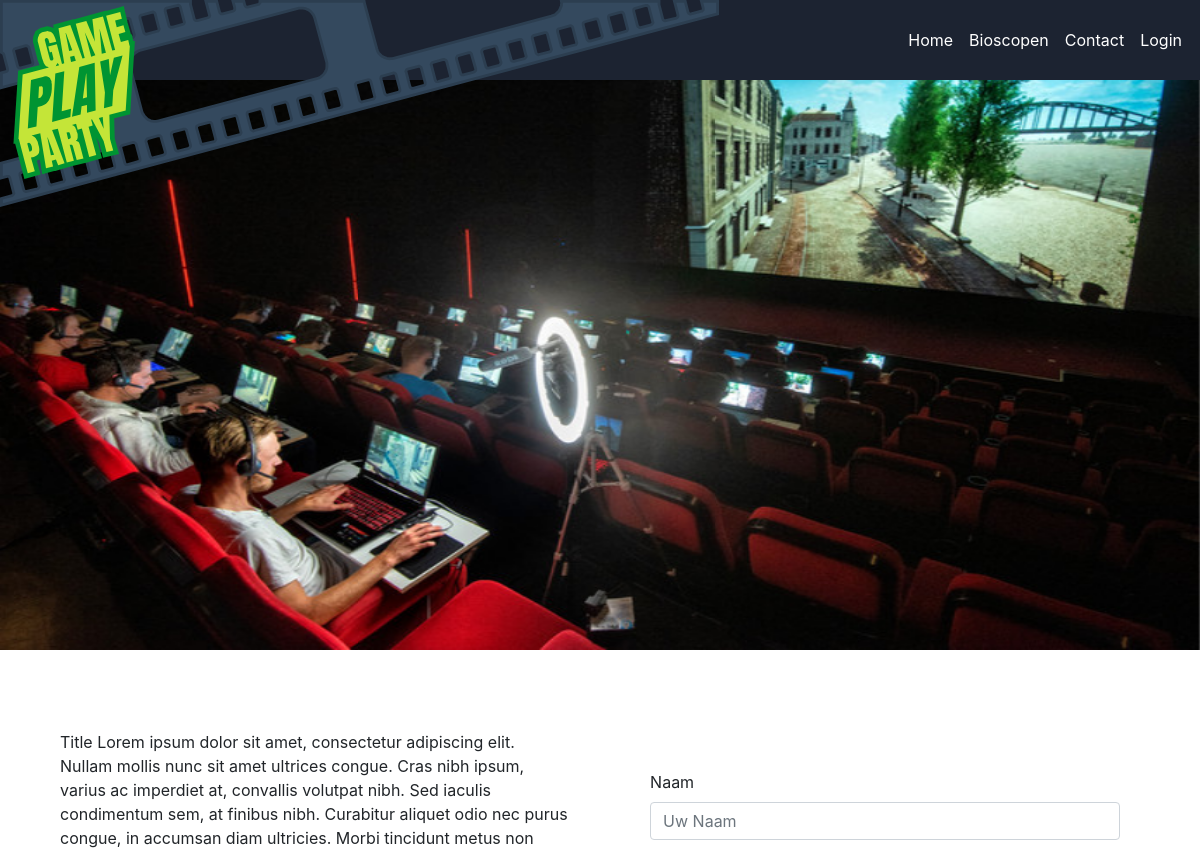
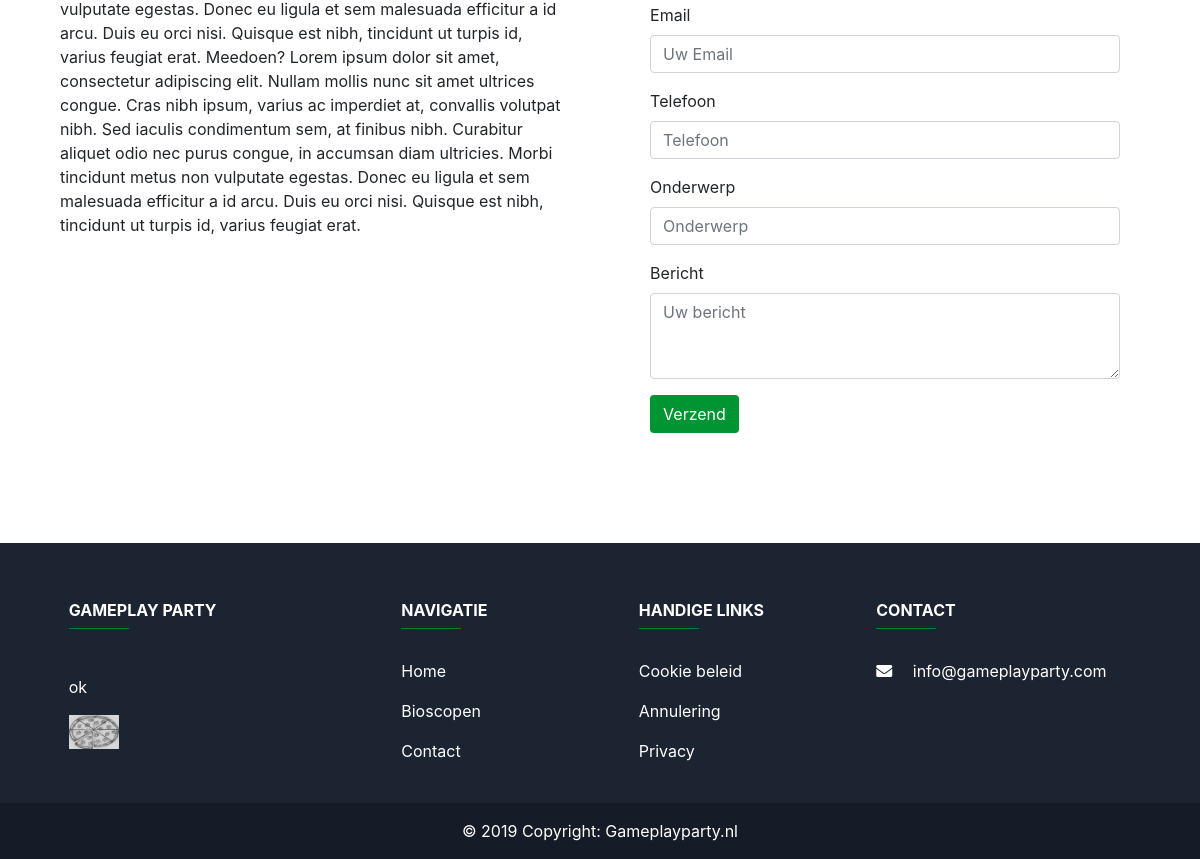
Page /?request=contact on the earlier database version (2 pictures, top to bottom).
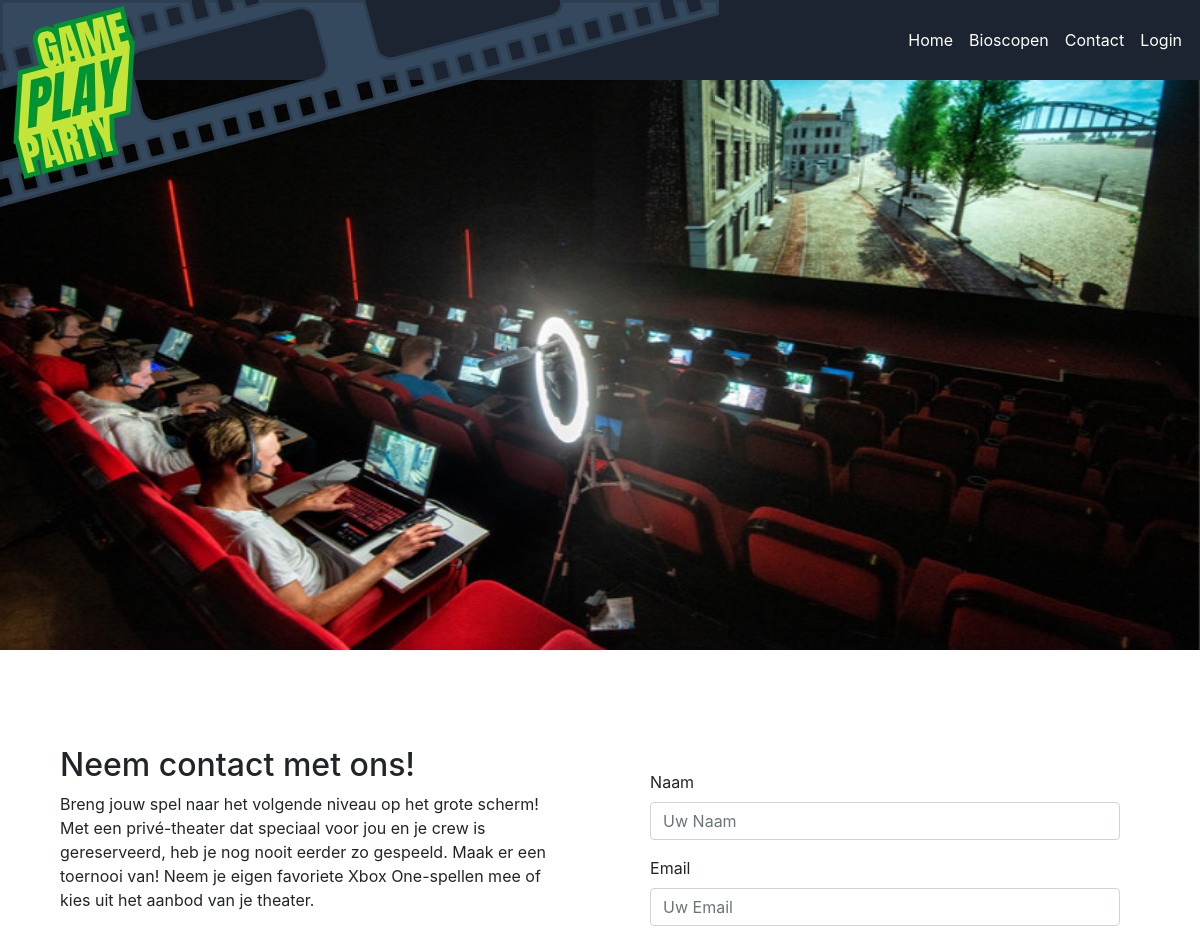
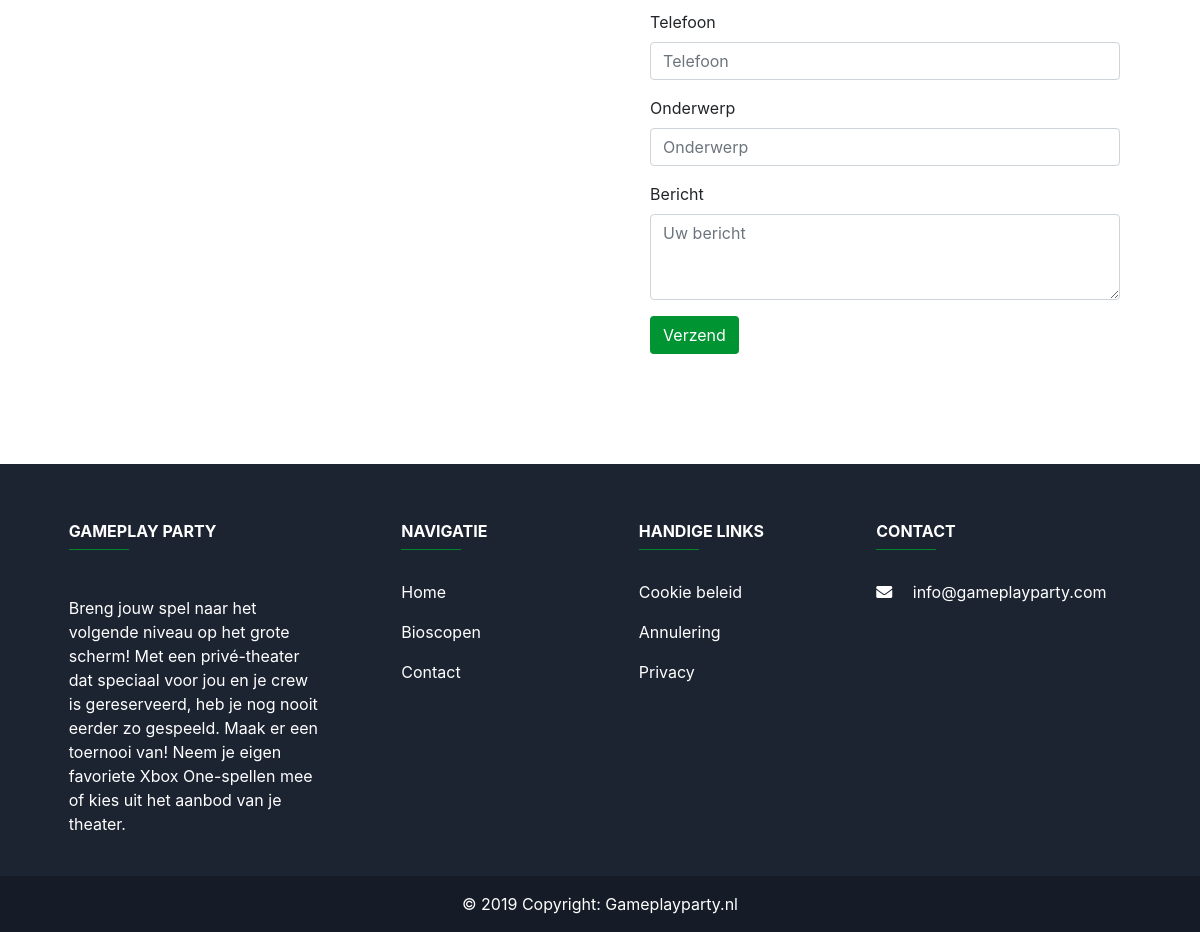
Same page on the later database version (2 pictures, top to bottom).
### tables this page shows
CREATE TABLE `contentmanagement` (
  `paginaID` int(255) NOT NULL,
  `owner` varchar(255) NOT NULL,
  `biosID` int(11) DEFAULT NULL,
  `pagina` varchar(100) NOT NULL,
  `content` text NOT NULL,
  `image` varchar(200) NOT NULL
);

### index.php (called while the page is built)
<?php
include 'header.php';
require_once 'Controller/WebsiteController.php';
$controller = new WebsiteController();
$controller->handleRequest();
include "footer.php";

### model/DataHandler.php (called while the page is built, shortened)
<?php
class DataHandler
{
    public function __construct($host, $dbdriver, $dbname, $username, $password)
    {
        $this->host = $host;
        $this->dbdriver = $dbdriver;
        $this->dbname = $dbname;
        $this->username = $username;
        $this->password = $password;
        try {
            $this->dbh = new PDO("$this->dbdriver:host=$this->host;dbname=$this->dbname", $this->username, $this->password);
            $this->dbh->setAttribute(PDO::ATTR_ERRMODE, PDO::ERRMODE_EXCEPTION);
            return true;
        } catch (PDOException $e) {
            echo "Connection with " . $this->dbdriver . " failed: " . $e->getMessage();
        }
    }
    public function getData($sql)
    {
        $result = $this->dbh->query($sql, PDO::FETCH_ASSOC);
        return $result;
    }
}

### model/Logic.php (called while the page is built, shortened)
<?php
require_once 'model/DataHandler.php';
class Logic
{
    public function __construct()
    {
        $this->DataHandler = new DataHandler("localhost", "mysql", "GamePlayParty", "ilias", "12345");
    }
    public function getContent($page)
    {
        $sql = "SELECT * FROM contentmanagement WHERE contentmanagement.pagina = '$page'";
        $result = $this->DataHandler->getData($sql);
        return $result;
    }
}

### view/contact.php (the view, shortened to what the changed rows need)
<div class="contact-section container">
    <div class="row">
        <div class="col-12 col-md-6">
            <div class="contact-text col-md-6 col-12">
            <?php
        while ($row = $result->fetch(PDO::FETCH_ASSOC)) { ?>
            <p id="contentData" style="display: block"><?php echo $row['content'] ?></p>
        <?php } ?>
            </div>
        </div>
    </div>
</div>

### footer.php (shortened to what the changed rows need)
<footer class="page-footer font-small">
    <div class="container text-center text-md-left mt-5">
        <div class="row mt-3">
            <div class="col-md-3 col-lg-4 col-xl-3 mx-auto mb-4">
                <?php
            $servername = "localhost";
            $username = "ilias";
            $password = "12345";
            $dbname = "GamePlayParty";
            $conn = new mysqli($servername, $username, $password, $dbname);
            $sql = "SELECT * FROM contentmanagement WHERE pagina = 'footerContent';";
            $result = $conn->query($sql);
            if ($result->num_rows > 0) {
                while($row = $result->fetch_assoc()) {
                    echo "<p id='contentData'>". $row['content']."</p>";
                }
            } else {
                echo "0 results";
            }
    ?>
            </div>
        </div>
    </div>
</footer>
</body>
</html>

Differences in the rows shown:
changed contentmanagement: content "Title Lorem ipsum dolor sit amet, consectetur adipiscing elit. Nullam mollis nunc sit amet ultrices congue. Cras nibh ipsum, varius ac imperdiet at, convallis volutpat nibh. Sed iaculis condimentum sem, at finibus nibh. Curabitur aliquet odio nec purus congue, in accumsan diam ultricies. Morbi tincidunt metus non vulputate egestas. Donec eu ligula et sem malesuada efficitur a id arcu. Duis eu orci nisi. Quisque est nibh, tincidunt ut turpis id, varius feugiat erat. Meedoen? Lorem ipsum dolor sit amet, consectetur adipiscing elit. Nullam mollis nunc sit amet ultrices congue. Cras nibh ipsum, varius ac imperdiet at, convallis volutpat nibh. Sed iaculis condimentum sem, at finibus nibh.…" → "Neem contact met ons! Breng jouw spel naar het volgende niveau op het grote scherm! Met een privé-theater dat speciaal voor jou en je crew is gereserveerd, heb je nog nooit eerder zo gespeeld. Maak er een toernooi van! Neem je eigen favoriete Xbox One-spellen mee of kies uit het aanbod van je theater."
changed contentmanagement: content "ok" → "Breng jouw spel naar het volgende niveau op het grote scherm! Met een privé-theater dat speciaal voor jou en je crew is gereserveerd, heb je nog nooit eerder zo gespeeld. Maak er een toernooi van! Neem je eigen favoriete Xbox One-spellen mee of kies uit het aanbod van je theater."; content: picture removed
